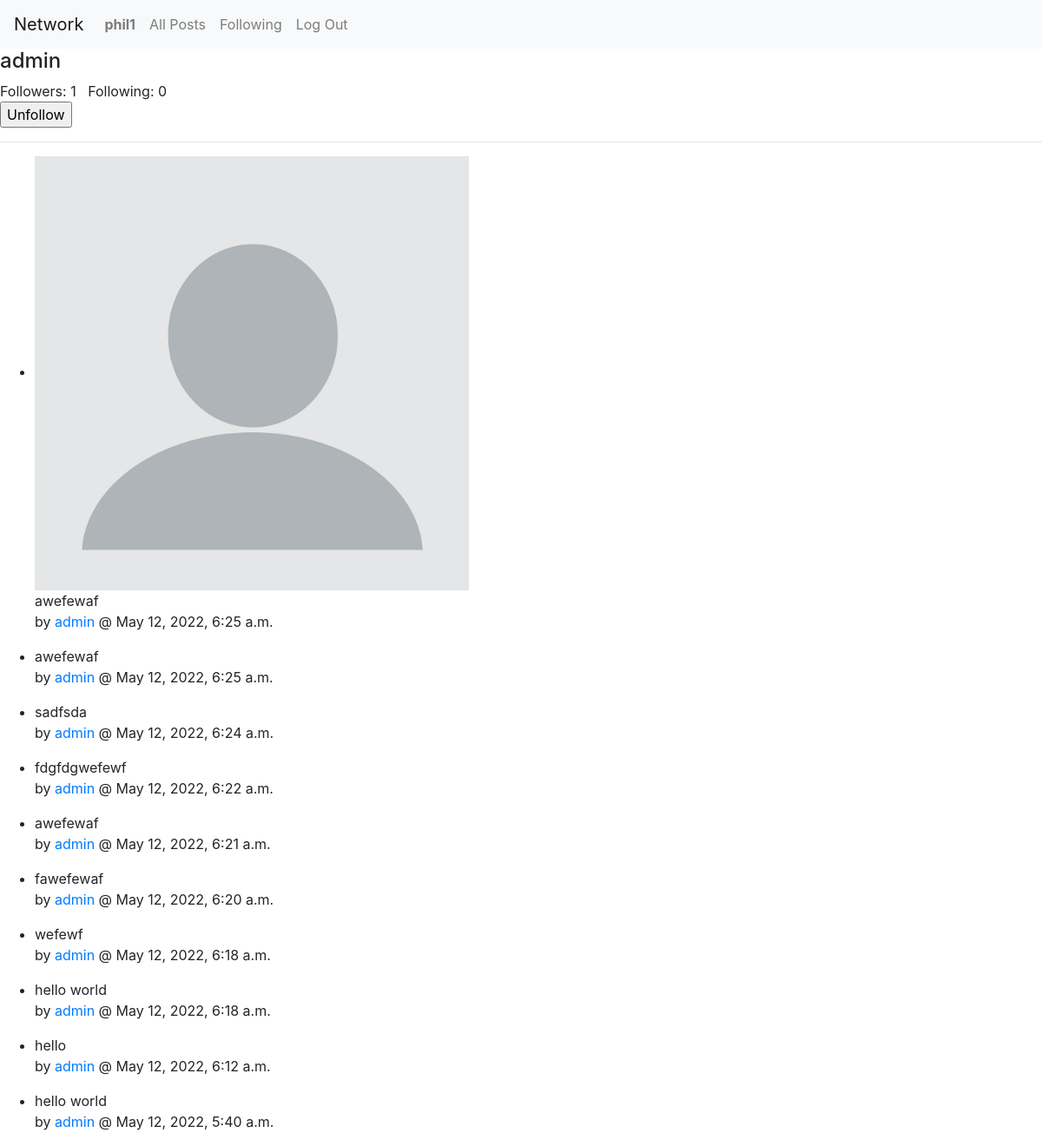
/profile/2 (signed in), run on an earlier commit of the app's database.
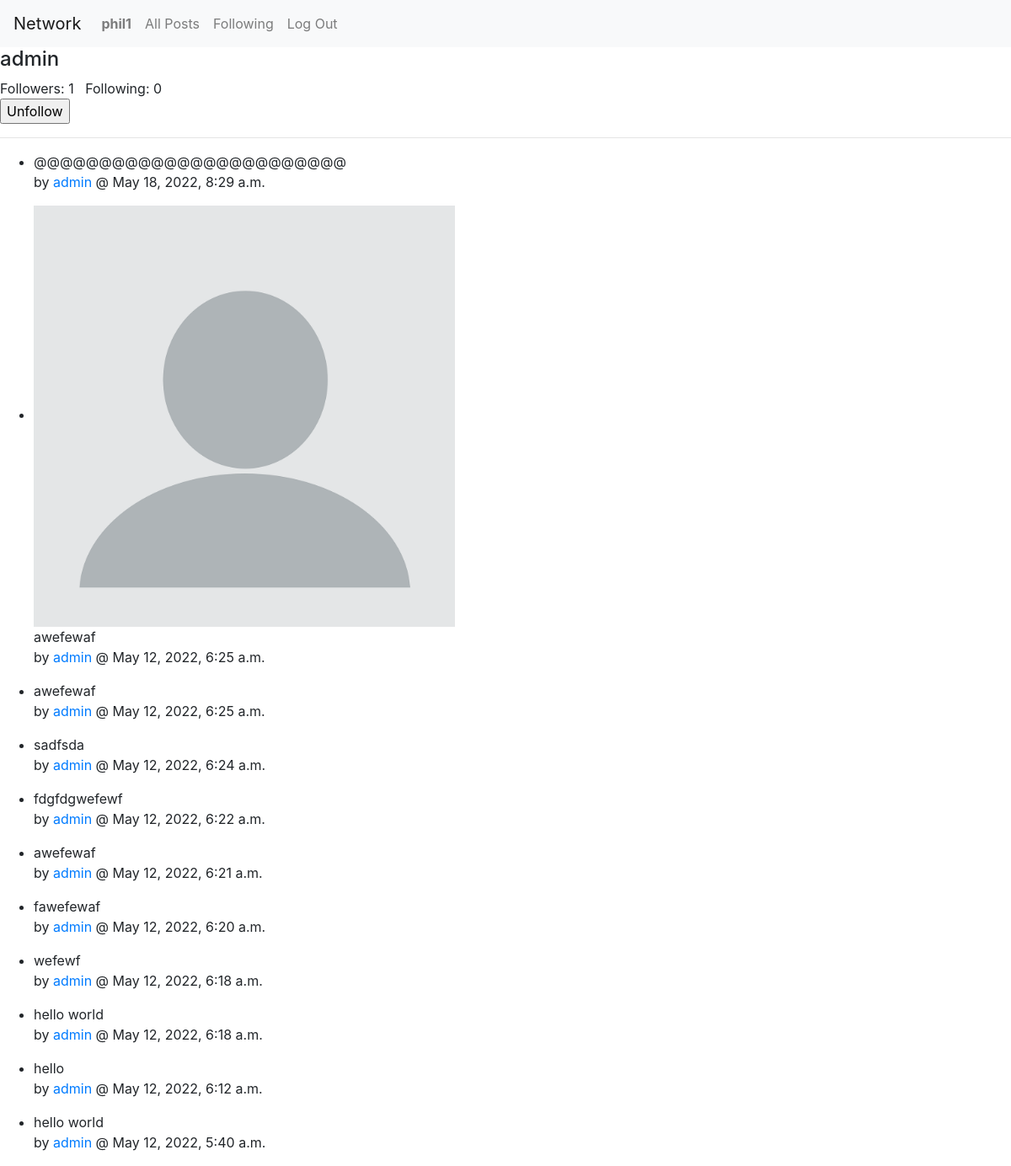
And on a later commit of the database.
### network/models.py (models this page shows, shortened)
class Post(models.Model):
    entry = models.TextField(max_length=512)
    created_date = models.DateTimeField(default=timezone.now)
    creator = models.ForeignKey(User, on_delete=models.PROTECT, related_name="all_creators")
    image = models.ImageField(null=True, blank=True, upload_to="image/")

class User(AbstractUser):
    def __str__(self):
        return f"{self.username}"

### network/views.py (the view)
# urls.py: path("profile/<int:user_id>", views.profile, name='profile'),
def profile(request, user_id):
    users_posts = Post.objects.filter(creator=user_id).order_by("-created_date")
    self_login = False
    if user_id == request.user.id:
        self_login = True
    followers = Follow.objects.filter(following=user_id).count()
    user_follow = False
    if Follow.objects.filter(user=request.user):
        user_follow = True
    following = Follow.objects.filter(user=user_id).count()
    return render(request, "network/profile.html", {
        "user_profile": User.objects.get(id=user_id),
        "posts": users_posts,
        "self_login": self_login,
        "followers": followers,
        "user_follow": user_follow,
        "following": following,
    })

### network/templates/network/profile.html (shortened to what this page needs)
{% extends "network/layout.html" %}
{% block body %}
<h4>{{ user_profile.username }}</h4>
<div>Followers: {{followers}} &nbsp; Following: {{following}}</div>
{% if user.is_authenticated and not self_login %}
<form method="post" action="{% url 'follow' user_profile.id %}">
    {% if user_follow %}
    <input type="submit" value="Unfollow">
    {% else %}
    <input type="submit" value="Follow">
    {% endif %}
</form>
{% endif %}
<hr>
<ul>
{% for p in posts %}
<li>
    {% if p.image %}
    <img src="{{ p.image.url }}" width="500">
    {% endif %}
    <P>{{p.entry}} <br> by <a href="{% url 'profile' p.creator.id %}">{{p.creator}}</a> @ {{p.created_date}}</P>
    </li>
{% endfor %}
</ul>
{% endblock %}

What changed in the data, as far as the page shows it:
added Post: entry "@@@@@@@@@@@@@@@@@@@@@@@@", creator "admin", created_date "May 18, 2022, 8:29 a.m."
